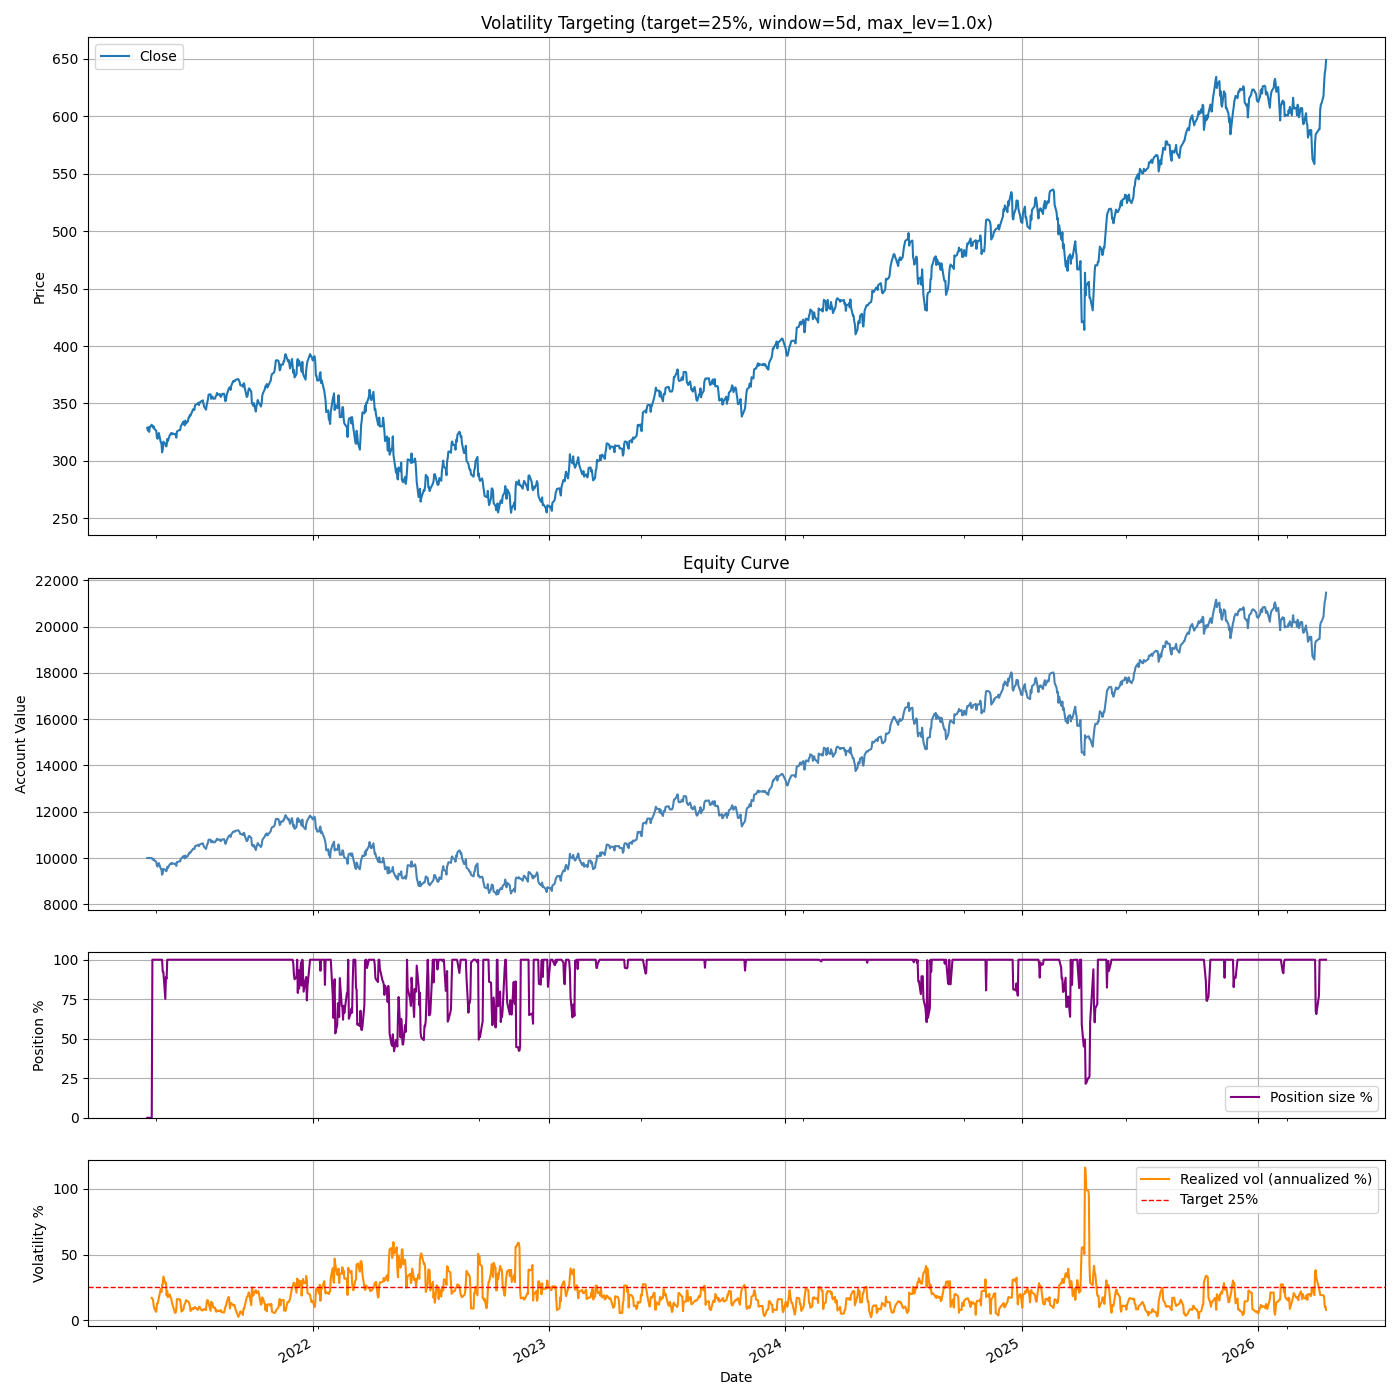

Python code for this plot:
"""
Backtest QQQ - Volatility Targeting

Continuously sizes the position to maintain a target annualized volatility.
No binary in/out — position scales from 0% to 100% (or up to max_leverage).

position_size[t] = min(target_vol / realized_vol[t-1], max_leverage)

Where realized_vol = rolling std of daily returns * sqrt(252).

Position determined at end of day t-1 and applied on day t.
No rebalancing cost modeled (assumes liquid ETF).

Grid search: target_vol (0.10-0.25), vol_window (10-60), max_leverage (1.0-1.5)
"""

import os
import itertools
import pandas as pd
import numpy as np
import yfinance as yf
import matplotlib.pyplot as plt


def fetch_data(ticker='QQQ', period='5y'):
    df = yf.download(ticker, period=period, progress=False)
    df = df.dropna()
    if getattr(df.columns, 'nlevels', 1) > 1:
        df.columns = df.columns.droplevel(1)
    return df


def max_drawdown(equity):
    roll_max = equity.cummax()
    return ((equity - roll_max) / roll_max).min()


def compute_stats(equity_series, initial_capital, df=None):
    total_return = equity_series.iloc[-1] / initial_capital - 1.0
    years = (equity_series.index[-1] - equity_series.index[0]).days / 365.25
    cagr = (equity_series.iloc[-1] / initial_capital) ** (1 / years) - 1 if years > 0 else np.nan
    if df is not None and years > 0:
        bh_cagr = (float(df['Close'].iloc[-1]) / float(df['Close'].iloc[0])) ** (1 / years) - 1
    else:
        bh_cagr = np.nan
    md = max_drawdown(equity_series)
    return {
        'total_return': total_return, 'cagr': cagr, 'bh_cagr': bh_cagr,
        'max_drawdown': md,
    }


def print_stats(stats, initial_capital, equity_series, target_vol, vol_window, max_leverage, out_paths):
    print('Volatility Targeting backtest summary:')
    print(f'Initial capital:          {initial_capital:,.2f}')
    print(f'Target volatility:        {target_vol:.0%}')
    print(f'Vol window:               {vol_window} days')
    print(f'Max leverage:             {max_leverage:.1f}x')
    print(f'Final equity:             {equity_series.iloc[-1]:,.2f}')
    print(f'Total return:             {stats["total_return"]:.2%}')
    print(f'CAGR:                     {stats["cagr"]:.2%}')
    print(f'CAGR buy & hold:          {stats["bh_cagr"]:.2%}' if not pd.isna(stats['bh_cagr']) else 'CAGR buy & hold:          N/A')
    print(f'Max drawdown:             {stats["max_drawdown"]:.2%}')
    print(f'Plot:                     {out_paths["fig_path"]}')


def save_plots(df, equity_series, pos_size_series, realized_vol_series,
               target_vol, vol_window, max_leverage, out_dir):
    fig, axes = plt.subplots(4, 1, sharex=True, figsize=(14, 14),
                              gridspec_kw={'height_ratios': [3, 2, 1, 1]})
    ax_price, ax_equity, ax_pos, ax_vol = axes

    df['Close'].plot(ax=ax_price, label='Close')
    ax_price.set_title(f'Volatility Targeting (target={target_vol:.0%}, window={vol_window}d, max_lev={max_leverage}x)')
    ax_price.set_ylabel('Price')
    ax_price.legend()
    ax_price.grid(True)

    equity_series.plot(ax=ax_equity, color='steelblue')
    ax_equity.set_title('Equity Curve')
    ax_equity.set_ylabel('Account Value')
    ax_equity.grid(True)

    (pos_size_series * 100).plot(ax=ax_pos, color='purple', label='Position size %')
    ax_pos.set_ylabel('Position %')
    ax_pos.set_ylim(0, max_leverage * 100 + 5)
    ax_pos.grid(True)
    ax_pos.legend()

    (realized_vol_series * 100).plot(ax=ax_vol, color='darkorange', label='Realized vol (annualized %)')
    ax_vol.axhline(target_vol * 100, color='red', linestyle='--', linewidth=1, label=f'Target {target_vol:.0%}')
    ax_vol.set_ylabel('Volatility %')
    ax_vol.grid(True)
    ax_vol.legend()

    fig.tight_layout()
    out_fig = os.path.join(out_dir, 'backtest_vol_targeting.png')
    fig.savefig(out_fig)
    plt.close(fig)
    return out_fig


def run_backtest_vol_targeting(ticker='QQQ', period='5y', initial_capital=10000.0,
                                target_vol=0.15, vol_window=20, max_leverage=1.0,
                                verbose=True, df=None):
    out_dir = os.path.dirname(__file__)
    if df is None:
        df = fetch_data(ticker, period)
        df.index = pd.to_datetime(df.index)
        df = df[['Open', 'High', 'Low', 'Close', 'Volume']]
    if df.empty:
        raise ValueError('No data returned.')
    df = df.copy()

    returns = df['Close'].pct_change()
    realized_vol = returns.rolling(vol_window).std() * np.sqrt(252)

    # Position sized by previous day's volatility; clipped to [0, max_leverage]
    pos_size = (target_vol / realized_vol).clip(lower=0, upper=max_leverage)
    pos_size = pos_size.shift(1).fillna(0)  # use yesterday's vol for today's position
    pos_size = pos_size.fillna(0)

    strategy_returns = (pos_size * returns).fillna(0)
    equity_values = initial_capital * (1 + strategy_returns).cumprod()
    equity_series = pd.Series(equity_values.values, index=df.index)

    stats = compute_stats(equity_series, initial_capital, df=df)

    fig_path = None
    if verbose:
        fig_path = save_plots(df, equity_series, pos_size, realized_vol,
                               target_vol, vol_window, max_leverage, out_dir)
        print_stats(stats, initial_capital, equity_series, target_vol, vol_window,
                    max_leverage, {'fig_path': fig_path})

    def _f(v):
        return round(float(v), 3) if not pd.isna(v) else None

    return {
        'initial_capital': float(initial_capital),
        'final_equity': _f(equity_series.iloc[-1]),
        'total_return': _f(stats['total_return']),
        'cagr': _f(stats['cagr']),
        'bh_cagr': _f(stats['bh_cagr']),
        'max_drawdown': _f(stats['max_drawdown']),
        'n_trades_closed': 0,
        'win_rate': None,
        'avg_trade_return': None,
        'max_trade_gain': None,
        'max_trade_drop': None,
        'fig_path': fig_path,
        'trades_csv': None,
    }


def grid_search(ticker='QQQ', period='5y', initial_capital=10000.0,
                target_vol_values=(0.10, 0.12, 0.15, 0.18, 0.20, 0.25, 0.3, 0.35, 0.4),
                vol_window_values=(2, 3, 5, 7, 10, 20, 30, 40, 60),
                max_leverage_values=(1.0,),
                maximize='cagr'):
    combos = list(itertools.product(target_vol_values, vol_window_values, max_leverage_values))
    print(f'Grid search: {len(combos)} combinations...')
    print('Downloading data once...')
    raw_df = fetch_data(ticker, period)
    raw_df.index = pd.to_datetime(raw_df.index)
    raw_df = raw_df[['Open', 'High', 'Low', 'Close', 'Volume']]
    if raw_df.empty:
        raise ValueError('No data returned.')

    results = []
    for tv, vw, ml in combos:
        try:
            res = run_backtest_vol_targeting(
                initial_capital=initial_capital,
                target_vol=tv, vol_window=vw, max_leverage=ml,
                verbose=False, df=raw_df,
            )
            results.append({
                'target_vol': tv, 'vol_window': vw, 'max_leverage': ml,
                'cagr': res['cagr'], 'total_return': res['total_return'],
                'max_drawdown': res['max_drawdown'],
                'win_rate': None, 'n_trades': 0,
            })
        except Exception as e:
            print(f'  ERROR target_vol={tv},window={vw},leverage={ml}: {e}')

    results_df = pd.DataFrame(results).sort_values(maximize, ascending=False).reset_index(drop=True)
    print(f'\nTop 10 by {maximize}:')
    print(results_df.head(10).to_string(index=False))

    out_dir = os.path.dirname(__file__)
    csv_path = os.path.join(out_dir, 'grid_search_results.csv')
    results_df.to_csv(csv_path, index=False)
    print(f'\nFull results saved to: {csv_path}')

    best = results_df.iloc[0]
    print(f'\n--- Best parameters (by {maximize}) ---')
    print(f'  target_vol={best["target_vol"]:.0%}, vol_window={int(best["vol_window"])}, '
          f'max_leverage={best["max_leverage"]}x')
    print('Running full backtest with best parameters...\n')
    run_backtest_vol_targeting(
        initial_capital=initial_capital,
        target_vol=best['target_vol'],
        vol_window=int(best['vol_window']),
        max_leverage=best['max_leverage'],
        verbose=True, df=raw_df,
    )
    return results_df


if __name__ == '__main__':
    #res = run_backtest_vol_targeting(initial_capital=10000.0, target_vol=0.15, vol_window=20)
    #print('\nRESULT:', res)
    grid_search()
